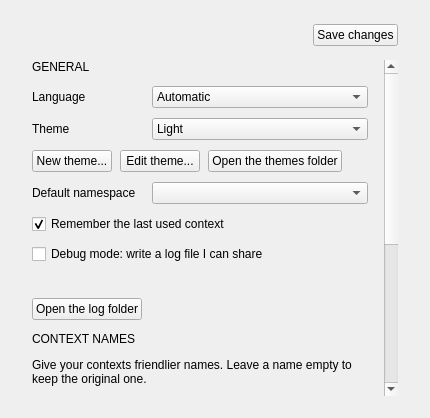
<?xml version="1.0" encoding="UTF-8"?>
<ui version="4.0">
 <class>SettingsPage</class>
 <widget class="QWidget" name="SettingsPage">
  <layout class="QVBoxLayout" name="settingsLayout">
   <item>
    <layout class="QHBoxLayout" name="settingsHeader">
     <item>
      <widget class="QLabel" name="noticeLabel">
       <property name="text">
        <string notr="true" />
       </property>
       <property name="variant" stdset="0">
        <string notr="true">muted</string>
       </property>
      </widget>
     </item>
     <item>
      <spacer name="settingsHeaderSpacer">
       <property name="orientation">
        <enum>Qt::Horizontal</enum>
       </property>
       <property name="sizeHint" stdset="0">
        <size>
         <width>40</width>
         <height>20</height>
        </size>
       </property>
      </spacer>
     </item>
     <item>
      <widget class="QPushButton" name="saveButton">
       <property name="text">
        <string>Save changes</string>
       </property>
       <property name="variant" stdset="0">
        <string notr="true">primary</string>
       </property>
      </widget>
     </item>
    </layout>
   </item>
   <property name="spacing">
    <number>14</number>
   </property>
   <property name="leftMargin">
    <number>32</number>
   </property>
   <property name="topMargin">
    <number>24</number>
   </property>
   <property name="rightMargin">
    <number>32</number>
   </property>
   <property name="bottomMargin">
    <number>22</number>
   </property>
   <item>
    <widget class="QScrollArea" name="settingsScroll">
     <property name="frameShape">
      <enum>QFrame::NoFrame</enum>
     </property>
     <property name="widgetResizable">
      <bool>true</bool>
     </property>
     <widget class="QWidget" name="settingsContent">
      <layout class="QVBoxLayout" name="settingsContentLayout">
       <property name="spacing">
        <number>12</number>
       </property>
       <property name="leftMargin">
        <number>0</number>
       </property>
       <property name="topMargin">
        <number>0</number>
       </property>
       <property name="rightMargin">
        <number>16</number>
       </property>
       <property name="bottomMargin">
        <number>8</number>
       </property>
         <item>
          <widget class="QLabel" name="generalHeading">
           <property name="text">
            <string>GENERAL</string>
           </property>
           <property name="variant" stdset="0">
            <string notr="true">cardTitle</string>
           </property>
          </widget>
         </item>
         <item>
          <layout class="QFormLayout" name="generalForm">
         <property name="labelAlignment">
          <set>Qt::AlignLeading|Qt::AlignLeft|Qt::AlignVCenter</set>
         </property>
           <property name="horizontalSpacing">
            <number>16</number>
           </property>
           <property name="verticalSpacing">
            <number>10</number>
           </property>
           <item row="0" column="0">
            <widget class="QLabel" name="languageLabel">
             <property name="text">
              <string>Language</string>
             </property>
            </widget>
           </item>
           <item row="0" column="1">
            <widget class="QComboBox" name="languageCombo">
             <property name="minimumSize">
              <size>
               <width>200</width>
               <height>0</height>
              </size>
             </property>
             <item>
              <property name="text">
               <string notr="true">Automatic</string>
              </property>
             </item>
             <item>
              <property name="text">
               <string notr="true">English</string>
              </property>
             </item>
             <item>
              <property name="text">
               <string notr="true">Português</string>
              </property>
             </item>
             <property name="variant" stdset="0">
              <string notr="true">filter</string>
             </property>
            </widget>
           </item>
           <item row="1" column="0">
            <widget class="QLabel" name="themeLabel">
             <property name="text">
              <string>Theme</string>
             </property>
            </widget>
           </item>
           <item row="1" column="1">
            <widget class="QComboBox" name="themeCombo">
             <property name="minimumSize">
              <size>
               <width>200</width>
               <height>0</height>
              </size>
             </property>
             <item>
              <property name="text">
               <string notr="true">Light</string>
              </property>
             </item>
             <item>
              <property name="text">
               <string notr="true">Dark</string>
              </property>
             </item>
             <property name="variant" stdset="0">
              <string notr="true">filter</string>
             </property>
            </widget>
           </item>
           <item row="2" column="0" colspan="2">
            <layout class="QHBoxLayout" name="themeButtonsRow">
             <property name="spacing">
              <number>8</number>
             </property>
             <item>
              <widget class="QPushButton" name="newThemeButton">
               <property name="text">
                <string>New theme...</string>
               </property>
           <property name="variant" stdset="0">
            <string notr="true">secondary</string>
           </property>
              </widget>
             </item>
             <item>
              <widget class="QPushButton" name="editThemeButton">
               <property name="text">
                <string>Edit theme...</string>
               </property>
           <property name="variant" stdset="0">
            <string notr="true">secondary</string>
           </property>
              </widget>
             </item>
             <item>
              <widget class="QPushButton" name="openThemesButton">
               <property name="text">
                <string>Open the themes folder</string>
               </property>
           <property name="variant" stdset="0">
            <string notr="true">secondary</string>
           </property>
              </widget>
             </item>
             <item>
              <spacer name="themeButtonsSpacer">
               <property name="orientation">
                <enum>Qt::Horizontal</enum>
               </property>
               <property name="sizeHint" stdset="0">
                <size>
                 <width>40</width>
                 <height>20</height>
                </size>
               </property>
              </spacer>
             </item>
            </layout>
           </item>
           <item row="3" column="0">
            <widget class="QLabel" name="defaultNamespaceLabel">
             <property name="text">
              <string>Default namespace</string>
             </property>
            </widget>
           </item>
           <item row="3" column="1">
            <widget class="QComboBox" name="defaultNamespaceCombo">
             <property name="minimumSize">
              <size>
               <width>200</width>
               <height>0</height>
              </size>
             </property>
             <property name="toolTip">
              <string>The namespace each context opens on. Leave empty to show all of them.</string>
             </property>
            </widget>
           </item>
           <item row="4" column="0" colspan="2">
            <widget class="QCheckBox" name="rememberCheck">
             <property name="text">
              <string>Remember the last used context</string>
             </property>
             <property name="checked">
              <bool>true</bool>
             </property>
            </widget>
           </item>
           <item row="5" column="0" colspan="2">
            <widget class="QCheckBox" name="debugCheck">
             <property name="text">
              <string>Debug mode: write a log file I can share</string>
             </property>
            </widget>
           </item>
           <item row="6" column="0" colspan="2">
            <widget class="QLabel" name="debugHint">
             <property name="text">
              <string notr="true" />
             </property>
             <property name="wordWrap">
              <bool>true</bool>
             </property>
             <property name="textInteractionFlags">
              <set>Qt::TextInteractionFlag::TextSelectableByMouse</set>
             </property>
             <property name="variant" stdset="0">
              <string notr="true">muted</string>
             </property>
            </widget>
           </item>
           <item row="7" column="0" colspan="2">
            <layout class="QHBoxLayout" name="logButtonsRow">
             <item>
              <widget class="QPushButton" name="openLogsButton">
               <property name="text">
                <string>Open the log folder</string>
               </property>
               <property name="variant" stdset="0">
                <string notr="true">secondary</string>
               </property>
              </widget>
             </item>
             <item>
              <spacer name="logButtonsSpacer">
               <property name="orientation">
                <enum>Qt::Horizontal</enum>
               </property>
               <property name="sizeHint" stdset="0">
                <size>
                 <width>40</width>
                 <height>20</height>
                </size>
               </property>
              </spacer>
             </item>
            </layout>
           </item>
          </layout>
         </item>
         <item>
          <widget class="QLabel" name="contextsHeading">
           <property name="text">
            <string>CONTEXT NAMES</string>
           </property>
           <property name="variant" stdset="0">
            <string notr="true">cardTitle</string>
           </property>
          </widget>
         </item>
         <item>
          <widget class="QLabel" name="contextsHint">
           <property name="text">
            <string>Give your contexts friendlier names. Leave a name empty to keep the original one.</string>
           </property>
           <property name="wordWrap">
            <bool>true</bool>
           </property>
           <property name="variant" stdset="0">
            <string notr="true">muted</string>
           </property>
          </widget>
         </item>
         <item>
          <widget class="QTableWidget" name="contextsTable">
          <property name="minimumSize">
           <size>
            <width>0</width>
            <height>260</height>
           </size>
          </property>
           <property name="selectionMode">
            <enum>QAbstractItemView::SingleSelection</enum>
           </property>
           <property name="selectionBehavior">
            <enum>QAbstractItemView::SelectRows</enum>
           </property>
           <attribute name="verticalHeaderVisible">
            <bool>false</bool>
           </attribute>
           <attribute name="verticalHeaderDefaultSectionSize">
            <number>40</number>
           </attribute>
           <attribute name="horizontalHeaderStretchLastSection">
            <bool>true</bool>
           </attribute>
           <column>
            <property name="text">
             <string>CONTEXT</string>
            </property>
           </column>
           <column>
            <property name="text">
             <string>DISPLAY NAME</string>
            </property>
           </column>
           <row />
           <item row="0" column="0">
            <property name="text">
             <string notr="true">prod-eks</string>
            </property>
           </item>
           <item row="0" column="1">
            <property name="text">
             <string notr="true">Production</string>
            </property>
           </item>
           <row />
           <item row="1" column="0">
            <property name="text">
             <string notr="true">staging-eks</string>
            </property>
           </item>
           <item row="1" column="1">
            <property name="text">
             <string notr="true">Staging</string>
            </property>
           </item>
           <property name="variant" stdset="0">
            <string notr="true">data</string>
           </property>
          </widget>
         </item>
      </layout>
     </widget>
    </widget>
   </item>
  </layout>
 </widget>
 <resources />
 <connections />
</ui>
